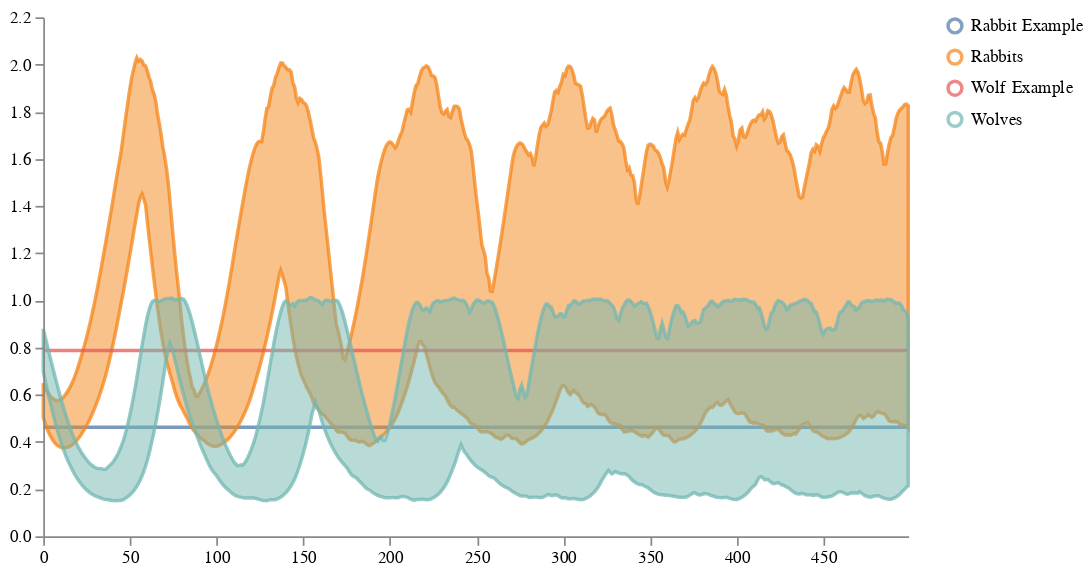

Here is the notebook cell this chart was saved with:
### Code cell
ext_samples = deepcopy(prior_samples)
ext_samples["Wolf Example"] = prior_samples["Wolves_sol"][1]
ext_samples["Rabbit Example"] = prior_samples["Rabbits_sol"][1]
subset = ["Rabbits_sol", "Wolves_sol", "Rabbit Example", "Wolf Example"]
nice_labels={"Rabbits_sol": "Rabbits", "Wolves_sol": "Wolves"}
schema = vega.trajectories(ext_samples, 
                           subset=subset, 
                           relabel=nice_labels)
schema = vega.pad(schema, 5)
vega.save_schema(schema, "_schema.json")
vega.ipy_display(schema)
#tracks = schema

### Figure 1 — Vega specification as saved in the notebook (floating-point values rounded to 4 significant figures; data arrays with more than 128 entries replaced by an {"elided": "..."} marker saying what was removed)
{"$schema": "https://vega.github.io/schema/vega/v5.json", "axes": [{"orient": "bottom", "scale": "xscale", "zindex": 100}, {"orient": "left", "scale": "yscale", "zindex": 100}], "data": [{"name": "distributions", "values": {"elided": "2000 records"}}, {"name": "points", "values": []}, {"name": "selected", "on": [{"remove": true, "trigger": "clear"}, {"remove": true, "trigger": "!shift"}, {"insert": "clicked", "trigger": "!shift && clicked"}, {"toggle": "clicked", "trigger": "shift && clicked"}]}], "height": 300, "legends": [{"encode": {"labels": {"interactive": true, "name": "legendLabel", "update": {"opacity": [{"test": "!length(data('selected')) || indata('selected', 'value', datum.value)", "value": 1}, {"value": 0.25}]}}, "symbols": {"interactive": true, "name": "legendSymbol", "update": {"fill": {"value": "transparent"}, "opacity": [{"test": "!length(data('selected')) || indata('selected', 'value', datum.value)", "value": 0.7}, {"value": 0.15}], "size": {"value": 64}, "strokeWidth": {"value": 2}}}}, "stroke": "color"}], "marks": [{"from": {"facet": {"data": "points", "groupby": "trajectory", "name": "points_split"}}, "marks": [{"encode": {"hover": {"fillOpacity": {"value": 0.9}}, "update": {"fill": {"field": "trajectory", "scale": "color"}, "fillOpacity": [{"test": "!length(data('selected')) || indata('selected', 'value', datum.trajectory)", "value": 0.5}, {"value": 0.15}], "stroke": {"field": "trajectory", "scale": "color"}, "strokeOpacity": [{"test": "!length(data('selected')) || indata('selected', 'value', datum.trajectory)", "value": 0.75}, {"value": 0.15}], "strokeWidth": {"value": 2}, "x": {"field": "timepoint_id", "scale": "xscale"}, "y": {"field": "value", "scale": "yscale"}}}, "from": {"data": "points"}, "name": "_points", "type": "symbol", "zindex": 3}, {"encode": {"hover": {"fillOpacity": {"value": 0.9}}, "update": {"interpolate": {"value": "linear"}, "stroke": {"field": "trajectory", "scale": "color"}, "strokeOpacity": [{"test": "!length(data('selected')) || indata('selected', 'value', datum.trajectory)", "value": 0.3}, {"value": 0.1}], "strokeWidth": {"value": 2}, "x": {"field": "timepoint_id", "scale": "xscale"}, "y": {"field": "value", "scale": "yscale"}}}, "from": {"data": "points"}, "name": "_points_line", "type": "line", "zindex": 3}], "type": "group", "zindex": 3}, {"from": {"facet": {"data": "distributions", "groupby": "trajectory", "name": "trajectory_split"}}, "marks": [{"encode": {"hover": {"fillOpacity": {"value": 0.9}}, "update": {"fill": {"field": "trajectory", "scale": "color"}, "fillOpacity": [{"test": "!length(data('selected')) || indata('selected', 'value', datum.trajectory)", "value": 0.5}, {"value": 0.15}], "interpolate": {"value": "linear"}, "stroke": {"field": "trajectory", "scale": "color"}, "strokeOpacity": [{"test": "!length(data('selected')) || indata('selected', 'value', datum.trajectory)", "value": 0.75}, {"value": 0.15}], "strokeWidth": {"value": 2}, "x": {"field": "timepoint_id", "scale": "xscale"}, "y": {"field": "upper", "scale": "yscale"}, "y2": {"field": "lower", "scale": "yscale"}}}, "from": {"data": "trajectory_split"}, "type": "area"}], "name": "_distributions", "type": "group", "zindex": 1}], "padding": 5, "scales": [{"domain": {"fields": [{"data": "distributions", "field": "timepoint_id"}, {"data": "points", "field": "timepoint_id"}]}, "name": "xscale", "range": "width", "type": "linear", "zero": false}, {"domain": {"fields": [{"data": "distributions", "field": "lower"}, {"data": "distributions", "field": "upper"}, {"data": "points", "field": "value"}]}, "name": "yscale", "nice": true, "range": "height", "type": "linear", "zero": true}, {"domain": {"fields": [{"data": "distributions", "field": "trajectory"}, {"data": "points", "field": "trajectory"}]}, "name": "color", "range": "category", "type": "ordinal"}], "signals": [{"name": "clear", "on": [{"events": "mouseup[!event.item]", "force": true, "update": "true"}], "value": true}, {"name": "shift", "on": [{"events": "@legendSymbol:click, @legendLabel:click", "force": true, "update": "event.shiftKey"}], "value": false}, {"name": "clicked", "on": [{"events": "@legendSymbol:click, @legendLabel:click", "force": true, "update": "{value: datum.value}"}], "value": null}], "width": 500}
